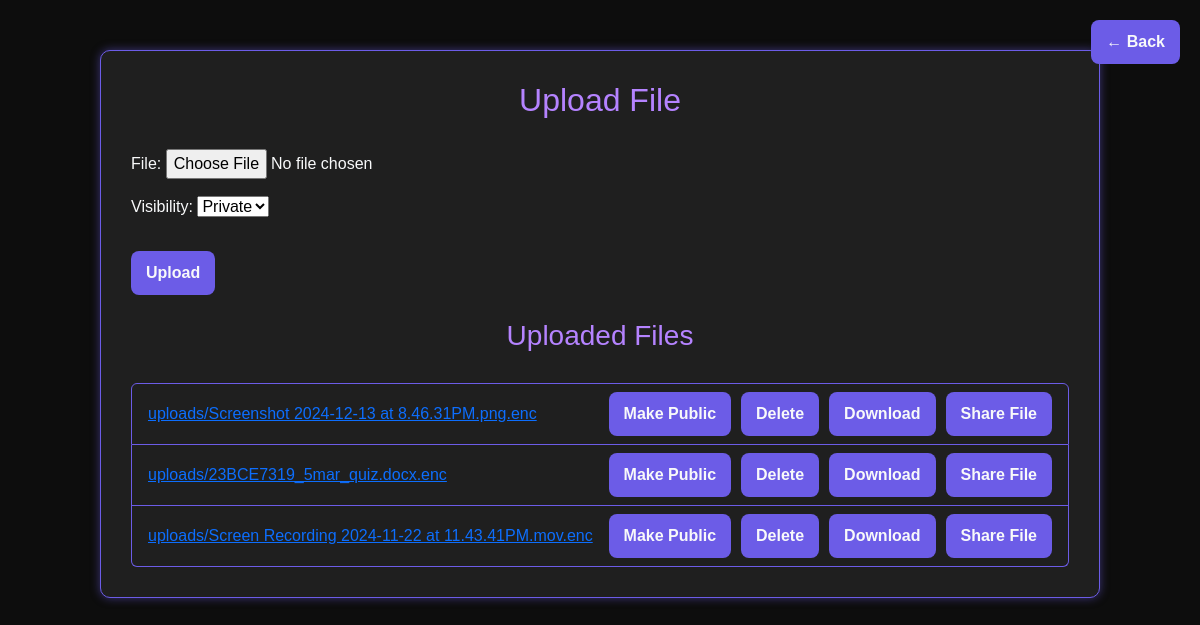
The app's page /file_upload/ (signed in), older data.
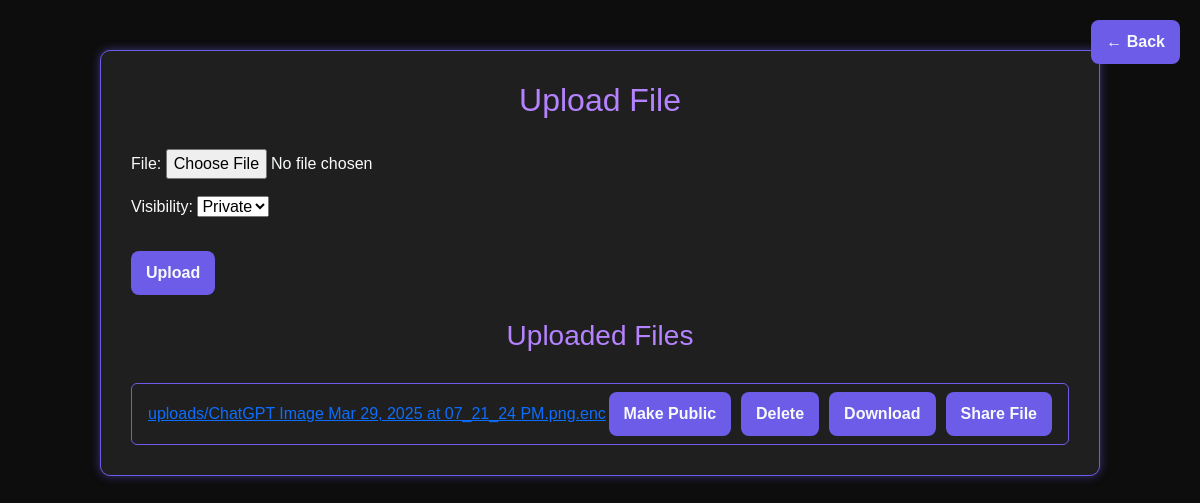
The same page, newer data.
### vault/models.py (models this page shows, shortened)
class UploadedFile(models.Model):
    VISIBILITY_CHOICES = [
        ('PUBLIC', 'Public'),
        ('PRIVATE', 'Private'),
    ]
    user = models.ForeignKey(User, on_delete=models.CASCADE, related_name="uploaded_files")  # Associate file with user
    file = models.FileField(upload_to='uploads/')
    uploaded_at = models.DateTimeField(auto_now_add=True)
    visibility = models.CharField(max_length=10, choices=VISIBILITY_CHOICES, default='PRIVATE')
    shared_with = models.ManyToManyField(User, related_name="shared_files", blank=True)  # Users the file is shared with

### vault/views.py (the view)
# urls.py: path('file_upload/', file_upload, name='file_upload'),
@login_required
def file_upload(request):
    if request.method == 'POST':
        form = FileUploadForm(request.POST, request.FILES)
        if form.is_valid():
            uploaded_file = request.FILES['file']
            password = "secure_password"  # Replace with a secure password or user-provided input
            original_file_name = uploaded_file.name
            encrypted_file_path = os.path.join(settings.MEDIA_ROOT, 'uploads', original_file_name + '.enc')
            os.makedirs(os.path.dirname(encrypted_file_path), exist_ok=True)
            with uploaded_file.open('rb') as infile, open(encrypted_file_path, 'wb') as outfile:
                encrypt_file(infile, outfile, password)
            UploadedFile.objects.create(
                user=request.user,
                file='uploads/' + original_file_name + '.enc'
            )
            AuditLog.objects.create(
                user=request.user,
                action='UPLOAD',
                file_name=original_file_name,
                details="File uploaded and encrypted."
            )
            messages.success(request, "File uploaded and encrypted successfully.")
            return redirect('file_upload')
    else:
        form = FileUploadForm()
    files = UploadedFile.objects.filter(user=request.user)
    return render(request, 'vault/file_upload.html', {'form': form, 'files': files})

### vault/forms.py
class FileUploadForm(forms.ModelForm):
    class Meta:
        model = UploadedFile
        fields = ['file','visibility']

### vault/templates/vault/file_upload.html (shortened to what this page needs)
<!DOCTYPE html>
<html lang="en">
<head>
    <link href="https://cdn.jsdelivr.net/npm/bootstrap@5.3.0-alpha3/dist/css/bootstrap.min.css" rel="stylesheet">
</head>
<body>
    <div class="back-button">
        <a href="{% url 'index' %}" class="btn btn-cyber">&larr; Back</a>
    </div>
    <div class="container">
        <h2>Upload File</h2>
        <form method="post" enctype="multipart/form-data" class="mb-4">
            <div class="form-group">
                {{ form.as_p }}
            </div>
            <button type="submit" class="btn btn-cyber mt-3">Upload</button>
        </form>
        <h3>Uploaded Files</h3>
        <ul class="list-group">
            {% for file in files %}
                <li class="list-group-item">
                    <a href="{{ file.file.url }}" target="_blank">{{ file.file.name|default:"Unnamed File" }}</a>
                    <div class="actions">
                        <form method="post" action="{% url 'toggle_visibility' file.id %}" style="display: inline;">
                            {% if file.visibility == 'PRIVATE' %}
                                <button type="submit" name="visibility" value="public" class="btn btn-cyber">Make Public</button>
                            {% else %}
                                <button type="submit" name="visibility" value="private" class="btn btn-cyber">Make Private</button>
                            {% endif %}
                        </form>
                        <form method="post" action="{% url 'delete_file' file.id %}" style="display: inline;">
                            <button type="submit" class="btn btn-cyber">Delete</button>
                        </form>
                        <form method="get" action="{% url 'download_file' file.id %}" style="display: inline;">
                            <button type="submit" class="btn btn-cyber">Download</button>
                        </form>
                        <button type="button" class="btn btn-cyber share-btn" onclick="toggleShareForm('{{ file.id }}')">Share File</button>
                    </div>
                </li>
            {% empty %}
                <li class="list-group-item">No files uploaded yet.</li>
            {% endfor %}
        </ul>
    </div>
</body>
</html>
</body>
</html>

Row changes from the older to the newer data that the page shows:
removed UploadedFile: file.name "uploads/Screenshot 2024-12-13 at 8.46.31PM.png.enc", visibility "Make Public"
removed UploadedFile: file.name "uploads/23BCE7319_5mar_quiz.docx.enc", visibility "Make Public"
removed UploadedFile: file.name "uploads/Screen Recording 2024-11-22 at 11.43.41PM.mov.enc", visibility "Make Public"
added UploadedFile: file.name "uploads/ChatGPT Image Mar 29, 2025 at 07_21_24 PM.png.enc", visibility "Make Public"
